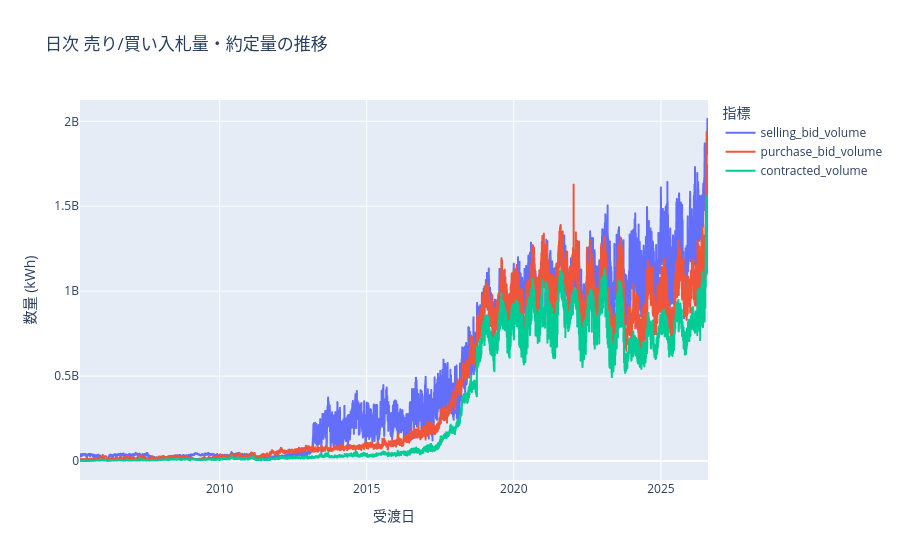

The notebook cell saved with this chart:
### Markdown cell above
## 9. 約定量（Volume）の推移

`base` テーブルの売り入札量・買い入札量・約定量を日次集計して比較する。

### Code cell
daily_volume = (
    df_base.group_by("delivery_date")
    .agg(
        pl.col("selling_bid_volume").sum().alias("selling_bid_volume"),
        pl.col("purchase_bid_volume").sum().alias("purchase_bid_volume"),
        pl.col("contracted_volume").sum().alias("contracted_volume"),
    )
    .sort("delivery_date")
)

fig = px.line(
    daily_volume,
    x="delivery_date",
    y=["selling_bid_volume", "purchase_bid_volume", "contracted_volume"],
    title="日次 売り/買い入札量・約定量の推移",
    labels={"delivery_date": "受渡日", "value": "数量 (kWh)", "variable": "指標"},
)
fig.show()

### Figure 1 — Plotly figure (JSON) as saved in the notebook; plotly's stock layout.template omitted (floating-point values rounded to 4 significant figures; data arrays with more than 128 entries replaced by an {"elided": "..."} marker saying what was removed)
{"data": [{"hovertemplate": "指標=selling_bid_volume<br>受渡日=%{x}<br>数量 (kWh)=%{y}<extra></extra>", "legendgroup": "selling_bid_volume", "line": {"color": "#636efa", "dash": "solid"}, "marker": {"symbol": "circle"}, "mode": "lines", "name": "selling_bid_volume", "showlegend": true, "type": "scattergl", "x": {"elided": "7800 str values"}, "xaxis": "x", "y": {"elided": "7800 int values"}, "yaxis": "y"}, {"hovertemplate": "指標=purchase_bid_volume<br>受渡日=%{x}<br>数量 (kWh)=%{y}<extra></extra>", "legendgroup": "purchase_bid_volume", "line": {"color": "#EF553B", "dash": "solid"}, "marker": {"symbol": "circle"}, "mode": "lines", "name": "purchase_bid_volume", "showlegend": true, "type": "scattergl", "x": {"elided": "7800 str values"}, "xaxis": "x", "y": {"elided": "7800 int values"}, "yaxis": "y"}, {"hovertemplate": "指標=contracted_volume<br>受渡日=%{x}<br>数量 (kWh)=%{y}<extra></extra>", "legendgroup": "contracted_volume", "line": {"color": "#00cc96", "dash": "solid"}, "marker": {"symbol": "circle"}, "mode": "lines", "name": "contracted_volume", "showlegend": true, "type": "scattergl", "x": {"elided": "7800 str values"}, "xaxis": "x", "y": {"elided": "7800 int values"}, "yaxis": "y"}], "layout": {"legend": {"title": {"text": "指標"}, "tracegroupgap": 0}, "title": {"text": "日次 売り/買い入札量・約定量の推移"}, "xaxis": {"anchor": "y", "domain": [0, 1], "title": {"text": "受渡日"}}, "yaxis": {"anchor": "x", "domain": [0, 1], "title": {"text": "数量 (kWh)"}}}}
